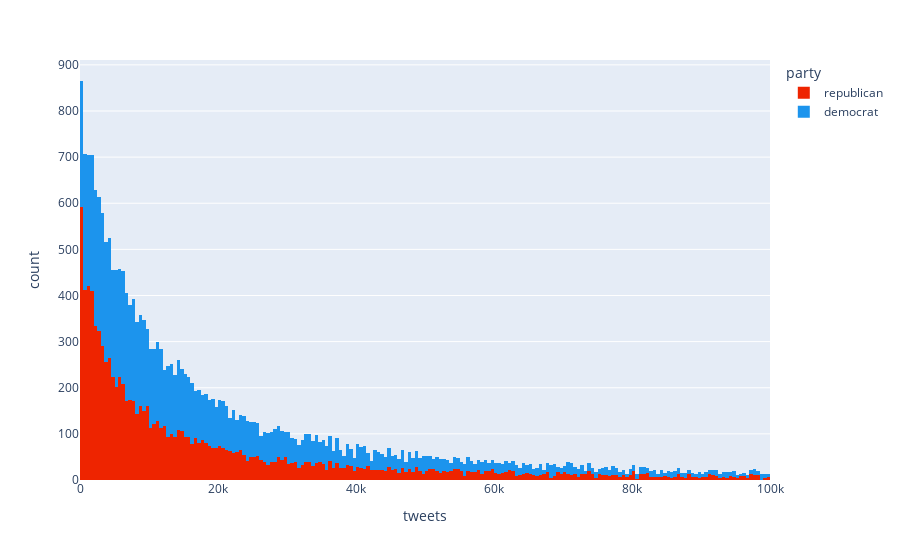

Source (notebook cell):
### Code cell
px.histogram(
    rd_users, x='tweets', color='party',
    color_discrete_map=color_scheme, range_x=[0, 100_000],
    nbins=4_000
)

### Figure 1 — Plotly figure (JSON) as saved in the notebook; plotly's stock layout.template omitted (floating-point values rounded to 4 significant figures; data arrays with more than 128 entries replaced by an {"elided": "..."} marker saying what was removed)
{"data": [{"alignmentgroup": "True", "bingroup": "x", "hovertemplate": "party=republican<br>tweets=%{x}<br>count=%{y}<extra></extra>", "legendgroup": "republican", "marker": {"color": "#ee2400", "pattern": {"shape": ""}}, "name": "republican", "nbinsx": 4000, "offsetgroup": "republican", "orientation": "v", "showlegend": true, "type": "histogram", "x": {"elided": "11374 int values"}, "xaxis": "x", "yaxis": "y"}, {"alignmentgroup": "True", "bingroup": "x", "hovertemplate": "party=democrat<br>tweets=%{x}<br>count=%{y}<extra></extra>", "legendgroup": "democrat", "marker": {"color": "#1c94ed", "pattern": {"shape": ""}}, "name": "democrat", "nbinsx": 4000, "offsetgroup": "democrat", "orientation": "v", "showlegend": true, "type": "histogram", "x": {"elided": "13612 int values"}, "xaxis": "x", "yaxis": "y"}], "layout": {"barmode": "relative", "legend": {"title": {"text": "party"}, "tracegroupgap": 0}, "margin": {"t": 60}, "xaxis": {"anchor": "y", "domain": [0, 1], "range": [0, 100000], "title": {"text": "tweets"}}, "yaxis": {"anchor": "x", "domain": [0, 1], "title": {"text": "count"}}}}
